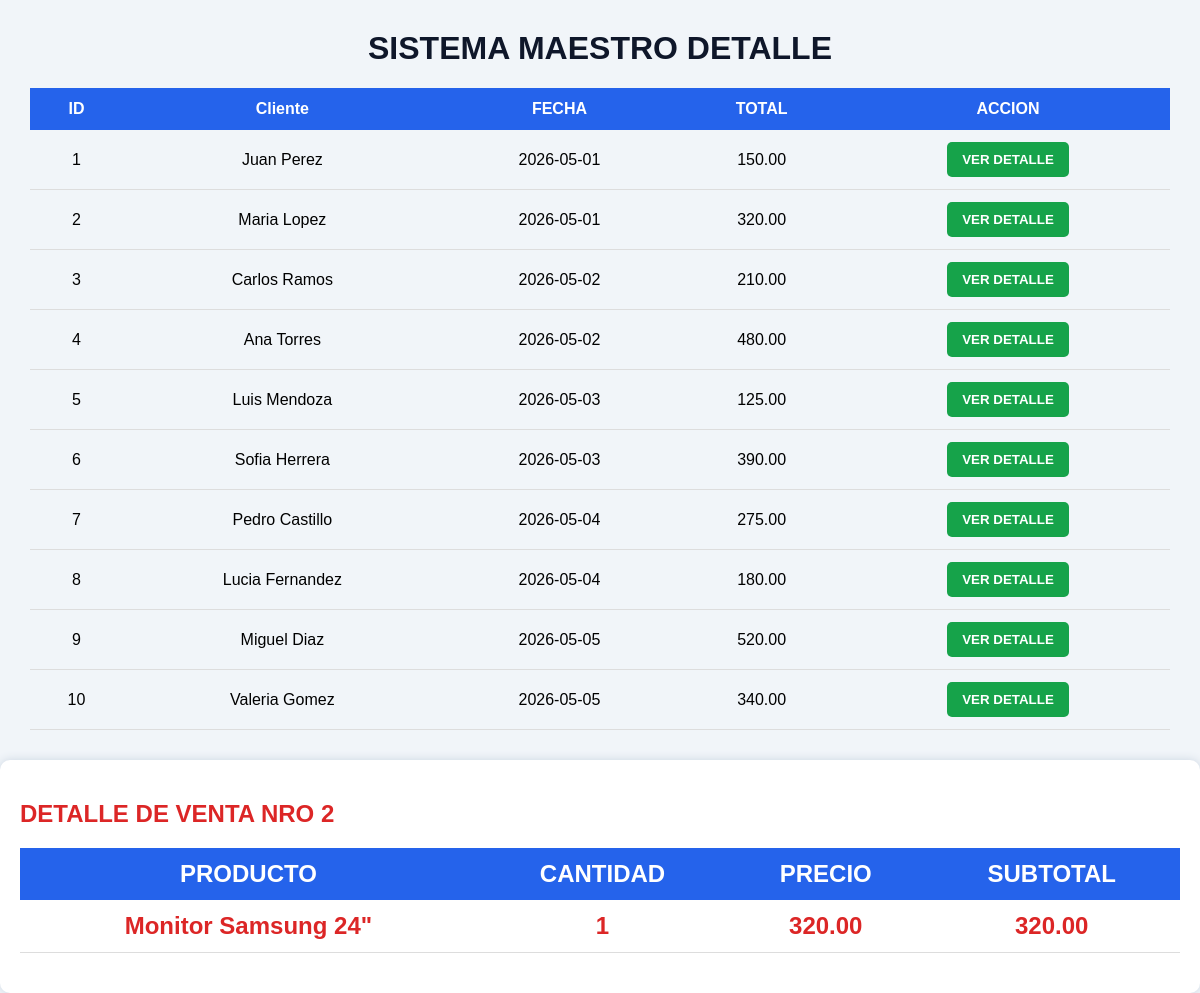
The app's page /LAB05-tienda-db/index.php?venta_id=2 with its own data.
### tables this page shows
CREATE TABLE venta(
    id INT AUTO_INCREMENT PRIMARY KEY,
    cliente VARCHAR(100),
    fecha DATE,
    total DECIMAL(10,2)
    );

CREATE TABLE detalle_venta(
    id INT AUTO_INCREMENT PRIMARY KEY,
    venta_id INT,
    producto VARCHAR(100),
    cantidad INT,
    precio DECIMAL(10,2),
    subtotal DECIMAL(10,2),
    FOREIGN KEY (venta_id) REFERENCES venta(id));

### LAB05-tienda-db/index.php (the view, shortened to what this page needs)
<?php
    include("conexion.php")
?>
<!DOCTYPE html>
<html lang="en">
<head>
    <link rel="stylesheet" href="styles.css">
</head>
<body>
    <div class="contenedor">
        <h1>SISTEMA MAESTRO DETALLE</h1>
        <table>
            <tr>
                <th>ID</th>
                <th>Cliente</th>
                <th>FECHA</th>
                <th>TOTAL</th>
                <th>ACCION</th>
            </tr>
            <?php
              $sql = "SELECT * from venta";
              $resultado= $conexion->query($sql);
              while($fila = $resultado->fetch_assoc()) {
                ?>
                <tr>
                    <td><?php echo $fila['id']; ?></td>
                    <td><?php echo $fila['cliente']; ?></td>
                    <td><?php echo $fila['fecha']; ?></td>
                    <td><?php echo $fila['total']; ?></td>
                    <td>
                         <a href="index.php?venta_id=<?php echo $fila['id']; ?>">
                                <button class="btn">
                                    VER DETALLE
                                </button>
                            </a>
                    </td>
                </tr>
                 <?php
                    }
                ?>
                </table>
    </div>
    <?php
     if(isset($_GET['venta_id'])) {
        $venta_id = $_GET['venta_id'];
     ?>
      <div class="card detalle">
       <h2 class="tituloDetalle"> DETALLE DE VENTA NRO <?php echo $venta_id; ?>
       <table>
         <tr>
            <th>PRODUCTO</th>
            <th>CANTIDAD</th>
            <th>PRECIO</th>
            <th>SUBTOTAL</th>
        </tr>
         <?php
           $sqlDetalle = "SELECT * from DETALLE_VENTA WHERE venta_id ='$venta_id'";
           $resultadoDetalle =$conexion->query($sqlDetalle);
           while ($detalle = $resultadoDetalle ->fetch_assoc()) {
          ?>
          <tr>
             <td>
                <?php echo $detalle['producto']; ?>
             </td>
             <td>
                <?php echo $detalle['cantidad']; ?>
             </td>
             <td>
                 <?php echo $detalle['precio']; ?>
             </td>
             <td>
                 <?php echo $detalle['subtotal']; ?>
             </td>
            </tr>
             <?php
                 }
             ?>
          </table>
    </div>
    <?php
        }
    ?>
</body>
</html>

### LAB05-tienda-db/styles.css (style rules this page uses)
body { margin:0; padding:0; font-family: Arial; background:#f1f5f9; }
.contenedor { width:95%; margin:auto; margin-top:30px; }
h1 { text-align:center; color:#0f172a; }
.card { background:white; padding:20px; border-radius:10px; box-shadow:0px 0px 10px #cbd5e1; }
table { width:100%; border-collapse: collapse; margin-top:20px; }
table th { background:#2563eb; color:white; padding:12px; }
table td { padding:12px; text-align:center; border-bottom:1px solid #ddd; }
.btn { background:#16a34a; color:white; border:none; padding:10px 15px; border-radius:5px; cursor:pointer; font-weight:bold; }
.detalle { margin-top:30px; }
.tituloDetalle { color:#dc2626; }

### records on screen
venta: id "1", cliente "Juan Perez", fecha "2026-05-01", total "150.00"
venta: id "2", cliente "Maria Lopez", fecha "2026-05-01", total "320.00"
venta: id "3", cliente "Carlos Ramos", fecha "2026-05-02", total "210.00"
venta: id "4", cliente "Ana Torres", fecha "2026-05-02", total "480.00"
venta: id "5", cliente "Luis Mendoza", fecha "2026-05-03", total "125.00"
venta: id "6", cliente "Sofia Herrera", fecha "2026-05-03", total "390.00"
venta: id "7", cliente "Pedro Castillo", fecha "2026-05-04", total "275.00"
venta: id "8", cliente "Lucia Fernandez", fecha "2026-05-04", total "180.00"
venta: id "9", cliente "Miguel Diaz", fecha "2026-05-05", total "520.00"
venta: id "10", cliente "Valeria Gomez", fecha "2026-05-05", total "340.00"
detalle_venta: producto "Monitor Samsung 24\"", cantidad "1", precio "320.00", subtotal "320.00"

### other values on screen
$venta_id "2"
